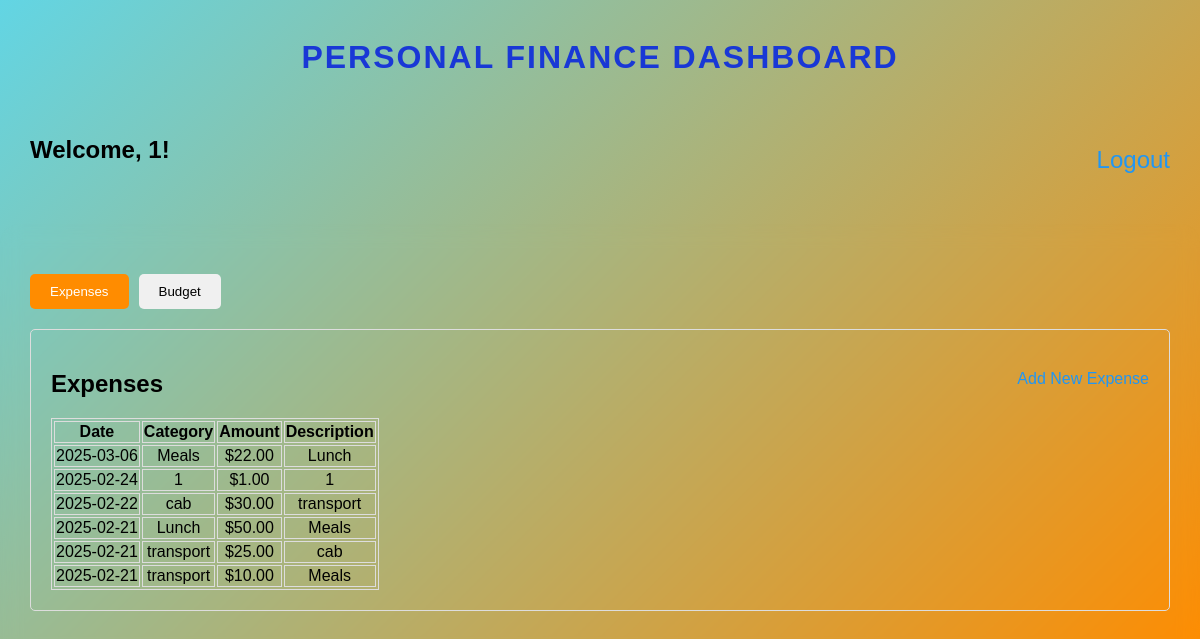
The page /dashboard (signed in) on the database its author committed.
### app.py (models this page shows)
class Expense(db.Model):
    id = db.Column(db.Integer, primary_key=True)
    user_id = db.Column(db.Integer, db.ForeignKey('user.id'), nullable=False)
    description = db.Column(db.String(200), nullable=False)
    amount = db.Column(db.Float, nullable=False)
    category = db.Column(db.String(100), nullable=False)
    date = db.Column(db.Date, default=datetime, nullable=False)

### app.py (the view)
@app.route('/dashboard')
def dashboard():
    if 'user_id' not in session:
        return redirect(url_for('login'))
    user_id = session['user_id']
    expenses = Expense.query.filter_by(user_id=user_id).order_by(Expense.date.desc()).all()
    user = User.query.get(user_id)
    return render_template('dashboard.html', expenses=expenses, username=user.username)

### app.py (called while the page is built)
@app.before_request
def create_tables():
    db.create_all()

### Templates/dashboard.html (shortened to what this page needs)
<!DOCTYPE html>
<html lang="en">
<head>
    <link rel="stylesheet" type="text/css" href="{{ url_for('static', filename='style.css') }}">
</head>
<body class="dashboard-page">
        <div class="h1">
            <header><br>
            <h1 align-text="center">Personal Finance Dashboard</h1>
            <div style="display: flex; justify-content: space-between; align-items: center; margin: 30px;">
                <h2>Welcome, {{ username }}!</h2>
                <h2><a href="/logout">Logout</a></h2>
            </div>
            </header>
        </div>
    <div class="dashboard-container">
        <div class="tab-container">
            <div class="tabs">
                <button class="tab-button active" onclick="openTab(event, 'expenses')">Expenses</button>
                <button class="tab-button" onclick="openTab(event, 'budget')">Budget</button>
            </div>
            <div id="expenses" class="tab-content active">
                <div style="display: flex; justify-content:space-between;">
                    <h2>Expenses</h2>
                    <a href="/add_expense" class="action-button">Add New Expense</a>
                </div>
                <div class="expenses-list">
                    {% if expenses %}
                    <table style="border: 1px solid #ddd;">
                        <thead>
                            <tr >
                                <th style="border: 1px solid #ddd;">Date</th>
                                <th style="border: 1px solid #ddd;">Category</th>
                                <th style="border: 1px solid #ddd;">Amount</th>
                                <th style="border: 1px solid #ddd;">Description</th>
                            </tr>
                        </thead>
                        <tbody>
                            {% for expense in expenses %}
                            <tr >
                                <td style="border: 1px solid #ddd;">{{ expense.date }}</td>
                                <td style="border: 1px solid #ddd;">{{ expense.category }}</td>
                                <td style="border: 1px solid #ddd;">${{ "%.2f"|format(expense.amount) }}</td>
                                <td style="border: 1px solid #ddd;">{{ expense.description }}</td>
                            </tr>
                            {% endfor %}
                        </tbody>
                    </table>
                    {% else %}
                    <p>No expenses recorded yet.</p>
                    {% endif %}
                </div>
            </div>
        </div>
    </div>
</body>
</html>

### static/style.css (style rules this page uses)
body { font-family: Arial, sans-serif; margin: 0; }
.dashboard-page { background: linear-gradient(135deg, #62d5e4 0%, #FF8C00 100%); }
.dashboard-container { padding: 30px; border-radius: 20px; text-align: center; backdrop-filter: blur(10px); transition: transform 0.3s ease; }
h1 { text-align: center; color: #1938d6; font-weight: 700; text-transform: uppercase; letter-spacing: 2px; }
a { color: #2196F3; text-decoration: none; margin-top: 20px; display: inline-block; font-weight: 500; transition: all 0.3s ease; }

### Templates/dashboard.html (style rules this page uses)
.tab-container { width: 100%; margin: 20px 0; }
.tabs { display: flex; gap: 10px; margin-bottom: 20px; }
.tab-button { padding: 10px 20px; background-color: #f0f0f0; border: none; cursor: pointer; border-radius: 5px; }
.tab-button.active { background-color: #FF8C00; color: white; }
.tab-content { display: none; padding: 20px; border: 1px solid #ddd; border-radius: 5px; }
.tab-content.active { display: block; }

### rows shown on the page
Expense: date "2025-03-06", category "Meals", amount "22.00", description "Lunch"
Expense: date "2025-02-24", category "1", amount "1.00", description "1"
Expense: date "2025-02-22", category "cab", amount "30.00", description "transport"
Expense: date "2025-02-21", category "Lunch", amount "50.00", description "Meals"
Expense: date "2025-02-21", category "transport", amount "25.00", description "cab"
Expense: date "2025-02-21", category "transport", amount "10.00", description "Meals"

### other values the page prints
{{ username }} "1"
